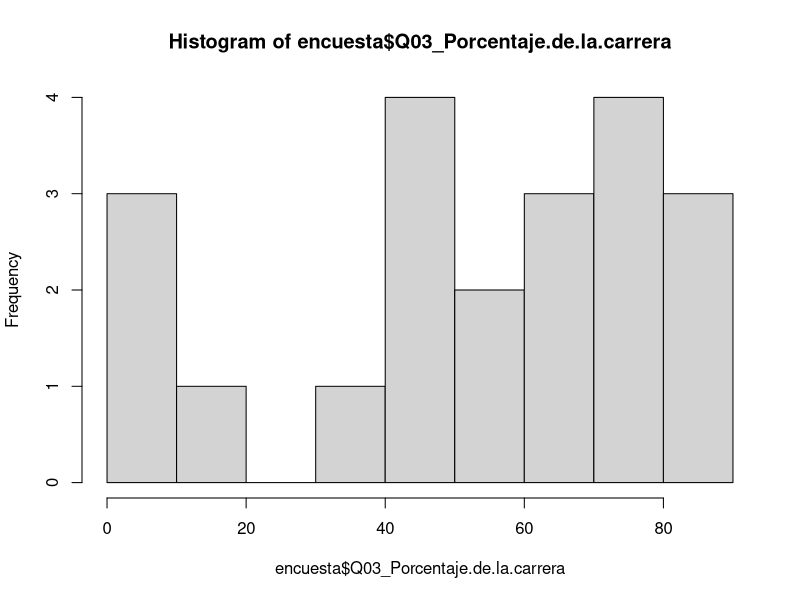
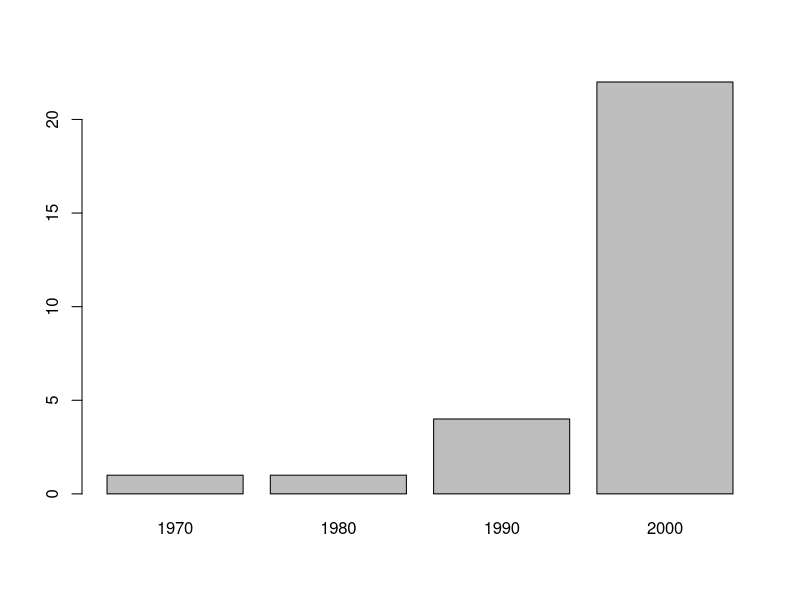
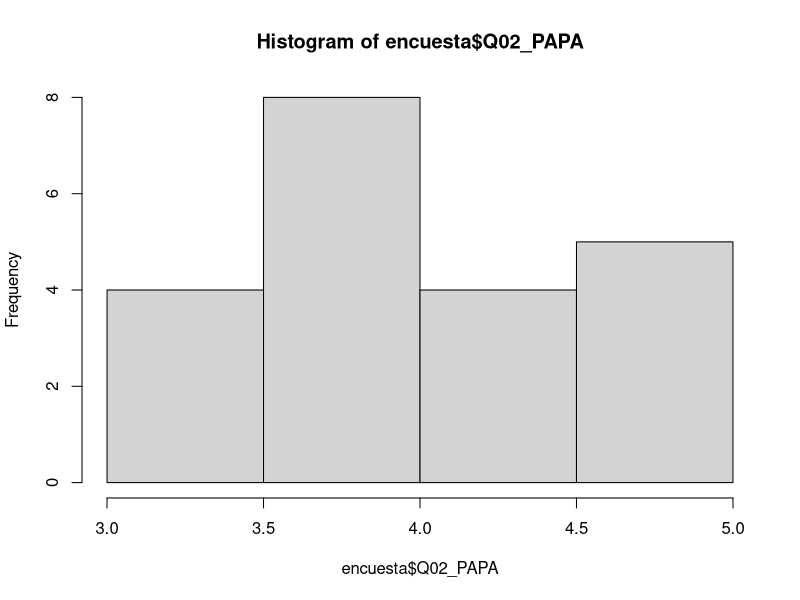
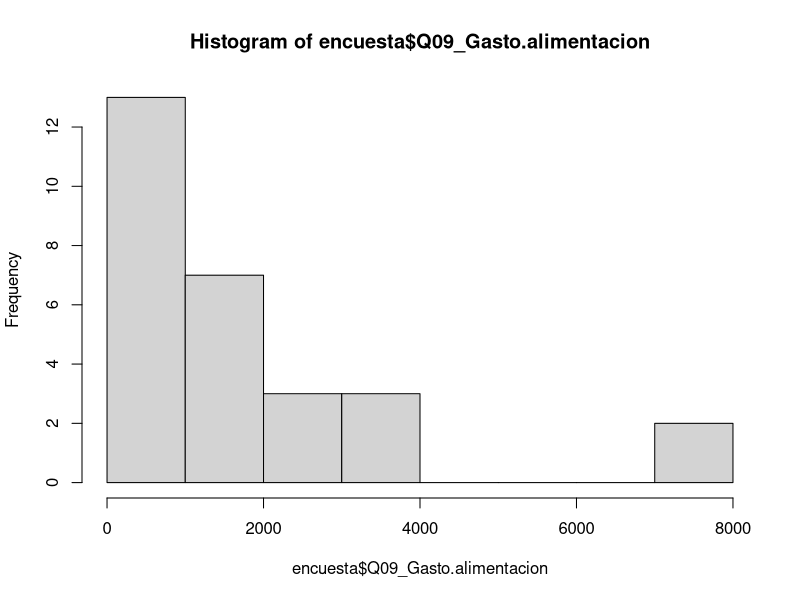

R code for these plots, in order:
## ---- chunk 1
encuesta <- read.csv2("total.csv")
## ---- chunk 2
encuesta$Respuesta |>
  unique() |>
  length()
## ---- chunk 3
sum(encuesta$PLAN == "3504 - ESTADÍSTICA")
## ---- chunk 4
sum(encuesta$PLAN == "3534 - INGENIERÍA DE SISTEMAS E INFORMÁTICA")
## ---- chunk 5
encuesta$Q03_Porcentaje.de.la.carrera<- ifelse(encuesta$Q03_Porcentaje.de.la.carrera > 100, encuesta$Q03_Porcentaje.de.la.carrera / 10, encuesta$Q03_Porcentaje.de.la.carrera)

## ---- chunk 6
hist(encuesta$Q03_Porcentaje.de.la.carrera)
## ---- chunk 7
encuesta$Q04_Fecha.de.nacimiento <- as.Date(encuesta$Q04_Fecha.de.nacimiento, format = "%Y-%m-%d")
## ---- chunk 8
barplot(table(floor(as.numeric(format(encuesta$Q04_Fecha.de.nacimiento, "%Y")) / 10) * 10))

## ---- chunk 9
table(encuesta$Q01_Género)
## ---- chunk 10
encuesta$Q02_PAPA<- ifelse(encuesta$Q02_PAPA > 5, encuesta$Q02_PAPA / 10, encuesta$Q02_PAPA)
## ---- chunk 11
encuesta$Q02_PAPA |> hist()
## ---- chunk 12
encuesta$Q09_Gasto.alimentacion<- ifelse(encuesta$Q09_Gasto.alimentacion > 5, encuesta$Q09_Gasto.alimentacion / 10, encuesta$Q09_Gasto.alimentacion)
## ---- chunk 13
encuesta$Q09_Gasto.alimentacion |> hist()
